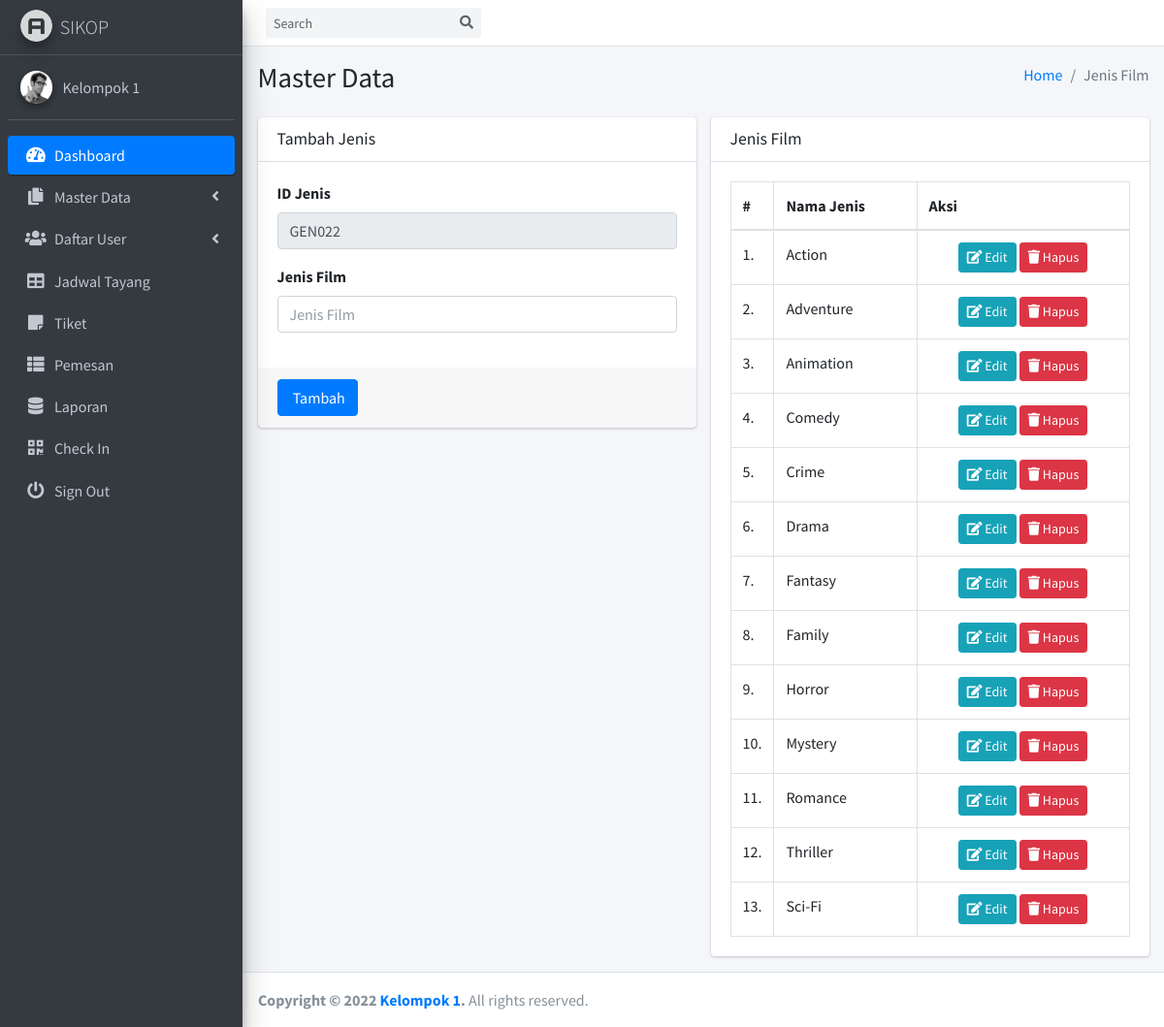
The page /main/index.php?req=jenisfilm (signed in) on the database its author committed.
### tables this page shows
CREATE TABLE `jenis_film` (
  `id_jns` char(10) NOT NULL,
  `jns_film` varchar(30) DEFAULT NULL
);

### koneksi/fungsi.php (called while the page is built, shortened)
<?php
function autocode($column,$table,$prefix)
{
	global $konek;
	$result = $konek->query("SELECT MAX($column) AS maxKode FROM $table");
	$kode = $result->fetch_object();
	$noUrut = (int) substr($kode->maxKode, 3, 3);
	$noUrut++;
	$id_ = $prefix. sprintf("%03s", $noUrut);
	return $id_;
}
?>

### main/jenisfilm.php (the view, shortened to what this page needs)
<?php
$action = @htmlentities($_GET['act']);
if ($action=='ubahjenis')
{
  $kode = $konek->real_escape_string($_GET['id']);
  $query = $konek->query("SELECT * FROM jenis_film WHERE id_jns='$kode'");
  $row = $query->fetch_object();
  $kode = $row->id_jns;
}else{
  $kode = autocode('id_jns','jenis_film','GEN');
}
?>
  <div class="content-wrapper">
    <section class="content-header">
      <div class="container-fluid">
        <div class="row mb-2">
          <div class="col-sm-6">
            <h1>Master Data</h1>
          </div>
          <div class="col-sm-6">
            <ol class="breadcrumb float-sm-right">
              <li class="breadcrumb-item"><a href="#">Home</a></li>
              <li class="breadcrumb-item active">Jenis Film</li>
            </ol>
          </div>
        </div>
      </div>
    </section>
  <section class="content">
    <div class="container-fluid">
      <div class="row">
          <div class="col-md-6">
            <div class="card card-primary">
              <div class="card-header">
                <h3 class="card-title">Tambah Jenis</h3>
              </div>
              <form role="form" action="" method="post" name="simpan">
                <div class="card-body">
                  <div class="form-group">
                    <label for="idJenis">ID Jenis</label>
                    <input type="text" class="form-control" id="idJenis" placeholder="ID Jenis" name="kode" value="<?= @$kode; ?>" readonly>
                  </div>
                  <div class="form-group">
                    <label for="JenisFilm">Jenis Film</label>
                    <input type="text" class="form-control" id="JenisFilm" placeholder="Jenis Film" name="jenis" value="<?= @$row->jns_film; ?>">
                  </div>
                </div>
                <div class="card-footer">
                  <input type="submit" name="simpan" class="btn btn-primary" value=" <?= @$action=='' ? 'Tambah' : 'Ubah'; ?>">
                </div>
              </form>
            </div>
        </div>
        <div class="col-md-6">
        <div class="card">
          <div class="card-header">
            <h3 class="card-title">Jenis Film</h3>
          </div>
          <div class="card-body">
            <table class="table table-bordered">
              <thead>
                <tr>
                  <th style="width: 10px">#</th>
                  <th>Nama Jenis</th>
                  <th>Aksi</th>
                </tr>
              </thead>
              <tbody>
              <?php
                $no=1;
                $query = $konek->query("SELECT * FROM jenis_film");
                while($row=$query->fetch_object()){
               ?>
                  <tr>
                    <td><?= $no; ?>.</td>
                    <td><?= $row->jns_film; ?></td>
                    <td style="text-align:center;">
                      <a href="index.php?req=jenisfilm&act=ubahjenis&id=<?= $row->id_jns; ?>" title="Ubah Data" class="btn btn-info btn-sm"><i class="fa fa-edit "></i> Edit</a>
                      <a href="index.php?req=jenisfilm&act=hapusjenis&id=<?= $row->id_jns; ?>" title="Hapus Data" class="btn btn-danger btn-sm"  onClick="return confirm('Yakin mau di hapus?');"><i class="fa fa-trash "></i> Hapus </a>
                    </td>
                  </tr>
              <?php
                  $no++;
                }
              ?>
              </tbody>
            </table>
          </div>
        </div>
        </div>
      </div>
    </div>
  </section>
</div>

### main/index.php (shortened to what this page needs)
<?php
  include '../koneksi/koneksi.php';
  include '../koneksi/fungsi.php';
  if (!empty($_SESSION['id_user']) and ($_SESSION['akses'] == 'petugas' or $_SESSION['akses'] == 'penjualan' or $_SESSION['akses'] == 'admin'))
  {
?>
<!DOCTYPE html>
<html>
<head>
  <link rel="stylesheet" href="../plugins/fontawesome-free/css/all.min.css">
  <link rel="stylesheet" href="https://code.ionicframework.com/ionicons/2.0.1/css/ionicons.min.css">
  <link rel="stylesheet" href="../plugins/tempusdominus-bootstrap-4/css/tempusdominus-bootstrap-4.min.css">
  <link rel="stylesheet" href="../plugins/icheck-bootstrap/icheck-bootstrap.min.css">
  <link rel="stylesheet" href="../plugins/select2/css/select2.min.css">
  <link rel="stylesheet" href="../plugins/select2-bootstrap4-theme/select2-bootstrap4.min.css">
  <link rel="stylesheet" href="../plugins/jqvmap/jqvmap.min.css">
  <link rel="stylesheet" href="../dist/css/adminlte.min.css">
  <link rel="stylesheet" href="../plugins/overlayScrollbars/css/OverlayScrollbars.min.css">
  <link rel="stylesheet" href="../plugins/daterangepicker/daterangepicker.css">
  <link rel="stylesheet" href="../plugins/bootstrap-datepicker/css/bootstrap-datepicker.min.css">
  <link rel="stylesheet" href="../plugins/datatables-bs4/css/dataTables.bootstrap4.css">
</head>
<body class="hold-transition sidebar-mini layout-fixed">
<div class="wrapper">
  <nav class="main-header navbar navbar-expand navbar-white navbar-light">
    <form class="form-inline ml-3">
      <div class="input-group input-group-sm">
        <input class="form-control form-control-navbar" type="search" placeholder="Search" aria-label="Search">
        <div class="input-group-append">
          <button class="btn btn-navbar" type="submit">
            <i class="fas fa-search"></i>
          </button>
        </div>
      </div>
    </form>
  </nav>
  <aside class="main-sidebar sidebar-dark-primary elevation-4">
    <a href="#" class="brand-link">
      <img src="../dist/img/AdminLTELogo.png" alt="AdminLTE Logo" class="brand-image img-circle elevation-3"
           style="opacity: .8">
      <span class="brand-text font-weight-light">SIKOP</span>
    </a>
    <div class="sidebar">
      <div class="user-panel mt-3 pb-3 mb-3 d-flex">
        <div class="image">
          <img src="../dist/img/user2-160x160.jpg" class="img-circle elevation-2" alt="User Image">
        </div>
        <div class="info">
          <a href="#" class="d-block">Kelompok 1</a>
        </div>
      </div>
      <nav class="mt-2">
        <ul class="nav nav-pills nav-sidebar flex-column" data-widget="treeview" role="menu" data-accordion="false">
          <li class="nav-item has-treeview menu-open">
            <a href="index.php" class="nav-link active">
              <i class="nav-icon fas fa-tachometer-alt"></i>
              <p>
                Dashboard
              </p>
            </a>
          </li>
          <?php
            if ($_SESSION['akses'] == 'penjualan' || $_SESSION['akses'] == 'admin')
            {
          ?>
          <li class="nav-item has-treeview">
            <a href="#" class="nav-link">
              <i class="nav-icon fas fa-copy"></i>
              <p>
                Master Data
                <i class="fas fa-angle-left right"></i>
              </p>
            </a>
          </li>
          <?php
            if ($_SESSION['akses'] == 'admin')
            {
          ?>
          <li class="nav-item has-treeview">
            <a href="#" class="nav-link">
              <i class="nav-icon fas fa-users"></i>
              <p>
                Daftar User
                <i class="fas fa-angle-left right"></i>
              </p>
            </a>
          </li>
          <?php
            }
          ?>
          <li class="nav-item has-treeview">
            <a href="?req=jadwal" class="nav-link">
              <i class="nav-icon fas fa-table"></i>
              <p>
                Jadwal Tayang
              </p>
            </a>
          </li>
          <li class="nav-item has-treeview">
            <a href="?req=tiket" class="nav-link">
              <i class="nav-icon fas fa-sticky-note"></i>
              <p>
                Tiket
              </p>
            </a>
          </li>
          <li class="nav-item has-treeview">
            <a href="?req=pemesan" class="nav-link">
              <i class="nav-icon fas fa-th-list"></i>
              <p>
                Pemesan
              </p>
            </a>
          </li>
          <li class="nav-item has-treeview">
            <a href="?req=laporan" class="nav-link">
              <i class="nav-icon fas fa-database"></i>
              <p>
                Laporan
              </p>
            </a>
          </li>
          <?php
            }
            if ($_SESSION['akses'] == 'petugas' || $_SESSION['akses'] == 'admin')
            {
          ?>
          <li class="nav-item has-treeview">
            <a href="?req=checkin" class="nav-link">
              <i class="nav-icon fas fa-qrcode"></i>
              <p>
                Check In
              </p>
            </a>
          </li>
          <?php
            }
          ?>
          <li class="nav-item has-treeview" onclick="return confirm('Anda akan keluar ?');">
            <a href="./logout.php" class="nav-link">
              <i class="nav-icon fas fa-power-off"></i>
              <p>
                Sign Out
              </p>
            </a>
          </li>
        </ul>
      </nav>
    </div>
  </aside>
<?php
  $request = @htmlentities($_GET['req']);
  switch ($request) {
    case 'jenisfilm':
      include './jenisfilm.php';
      break;
  }
?>
  <footer class="main-footer">
    <strong>Copyright &copy; <?= date('Y'); ?> <a href="http://adminlte.io">Kelompok 1</a>.</strong>
    All rights reserved.
  </footer>
</div>
</body>
</html>
<?php
 } else {
  echo "<script>
      window.location = './login.php';
    </script>";
}
?>

### rows shown on the page
jenis_film: jns_film "Action"
jenis_film: jns_film "Adventure"
jenis_film: jns_film "Animation"
jenis_film: jns_film "Comedy"
jenis_film: jns_film "Crime"
jenis_film: jns_film "Drama"
jenis_film: jns_film "Fantasy"
jenis_film: jns_film "Family"
jenis_film: jns_film "Horror"
jenis_film: jns_film "Mystery"
jenis_film: jns_film "Romance"
jenis_film: jns_film "Thriller"
jenis_film: jns_film "Sci-Fi"
